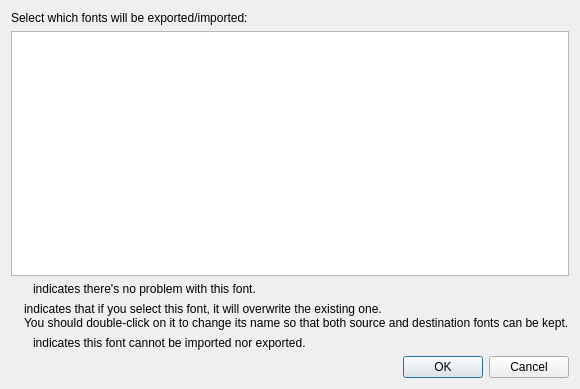
<?xml version="1.0" encoding="UTF-8"?>
<ui version="4.0">
 <class>fontMgmt</class>
 <widget class="QDialog" name="fontMgmt">
  <property name="geometry">
   <rect>
    <x>0</x>
    <y>0</y>
    <width>541</width>
    <height>389</height>
   </rect>
  </property>
  <property name="windowTitle">
   <string>Import/export fonts</string>
  </property>
  <layout class="QVBoxLayout" name="verticalLayout_2">
   <item>
    <widget class="QLabel" name="info_label">
     <property name="text">
      <string>Select which fonts will be exported/imported:</string>
     </property>
    </widget>
   </item>
   <item>
    <widget class="QListWidget" name="fontList">
     <property name="showDropIndicator" stdset="0">
      <bool>false</bool>
     </property>
     <property name="alternatingRowColors">
      <bool>true</bool>
     </property>
     <property name="selectionMode">
      <enum>QAbstractItemView::MultiSelection</enum>
     </property>
     <property name="iconSize">
      <size>
       <width>16</width>
       <height>16</height>
      </size>
     </property>
    </widget>
   </item>
   <item>
    <layout class="QVBoxLayout" name="verticalLayout">
     <item>
      <layout class="QHBoxLayout" name="horizontalLayout">
       <item>
        <widget class="QLabel" name="info_green">
         <property name="maximumSize">
          <size>
           <width>16</width>
           <height>16777215</height>
          </size>
         </property>
         <property name="text">
          <string/>
         </property>
         <property name="pixmap">
          <pixmap resource="elements.qrc">:/Elements/feu_vert.png</pixmap>
         </property>
         <property name="wordWrap">
          <bool>true</bool>
         </property>
        </widget>
       </item>
       <item>
        <widget class="QLabel" name="info_green_text">
         <property name="text">
          <string>indicates there's no problem with this font.</string>
         </property>
        </widget>
       </item>
      </layout>
     </item>
     <item>
      <layout class="QHBoxLayout" name="horizontalLayout_2">
       <item>
        <widget class="QLabel" name="info_yellow">
         <property name="maximumSize">
          <size>
           <width>16</width>
           <height>16777215</height>
          </size>
         </property>
         <property name="text">
          <string/>
         </property>
         <property name="pixmap">
          <pixmap resource="elements.qrc">:/Elements/feu_jaune.png</pixmap>
         </property>
         <property name="alignment">
          <set>Qt::AlignLeading|Qt::AlignLeft|Qt::AlignTop</set>
         </property>
        </widget>
       </item>
       <item>
        <widget class="QLabel" name="info_yellow_text">
         <property name="text">
          <string>indicates that if you select this font, it will overwrite the existing one.
You should double-click on it to change its name so that both source and destination fonts can be kept.</string>
         </property>
        </widget>
       </item>
      </layout>
     </item>
     <item>
      <layout class="QHBoxLayout" name="horizontalLayout_3">
       <item>
        <widget class="QLabel" name="info_red">
         <property name="maximumSize">
          <size>
           <width>16</width>
           <height>16777215</height>
          </size>
         </property>
         <property name="text">
          <string/>
         </property>
         <property name="pixmap">
          <pixmap resource="elements.qrc">:/Elements/feu_rouge.png</pixmap>
         </property>
        </widget>
       </item>
       <item>
        <widget class="QLabel" name="info_red_text">
         <property name="text">
          <string>indicates this font cannot be imported nor exported.</string>
         </property>
        </widget>
       </item>
      </layout>
     </item>
    </layout>
   </item>
   <item>
    <widget class="QDialogButtonBox" name="buttonBox">
     <property name="orientation">
      <enum>Qt::Horizontal</enum>
     </property>
     <property name="standardButtons">
      <set>QDialogButtonBox::Cancel|QDialogButtonBox::Ok</set>
     </property>
    </widget>
   </item>
  </layout>
 </widget>
 <resources>
  <include location="elements.qrc"/>
 </resources>
 <connections>
  <connection>
   <sender>buttonBox</sender>
   <signal>accepted()</signal>
   <receiver>fontMgmt</receiver>
   <slot>accept()</slot>
   <hints>
    <hint type="sourcelabel">
     <x>248</x>
     <y>254</y>
    </hint>
    <hint type="destinationlabel">
     <x>157</x>
     <y>274</y>
    </hint>
   </hints>
  </connection>
  <connection>
   <sender>buttonBox</sender>
   <signal>rejected()</signal>
   <receiver>fontMgmt</receiver>
   <slot>reject()</slot>
   <hints>
    <hint type="sourcelabel">
     <x>316</x>
     <y>260</y>
    </hint>
    <hint type="destinationlabel">
     <x>286</x>
     <y>274</y>
    </hint>
   </hints>
  </connection>
 </connections>
</ui>
